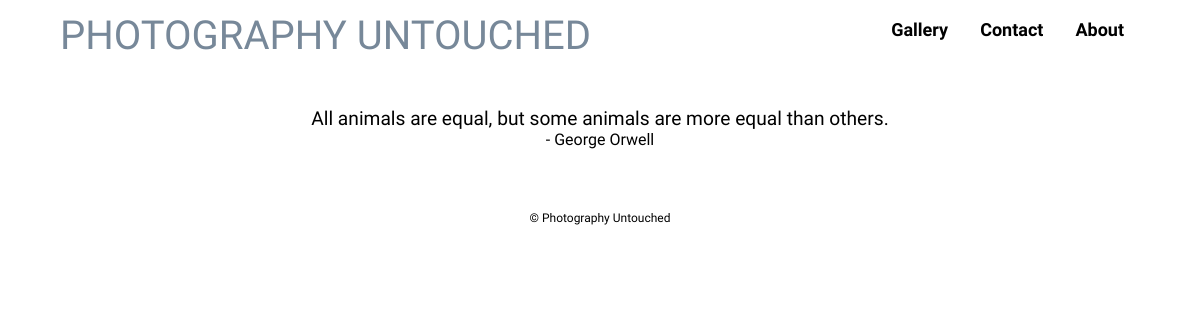
Page /animals/ on the earlier database version.
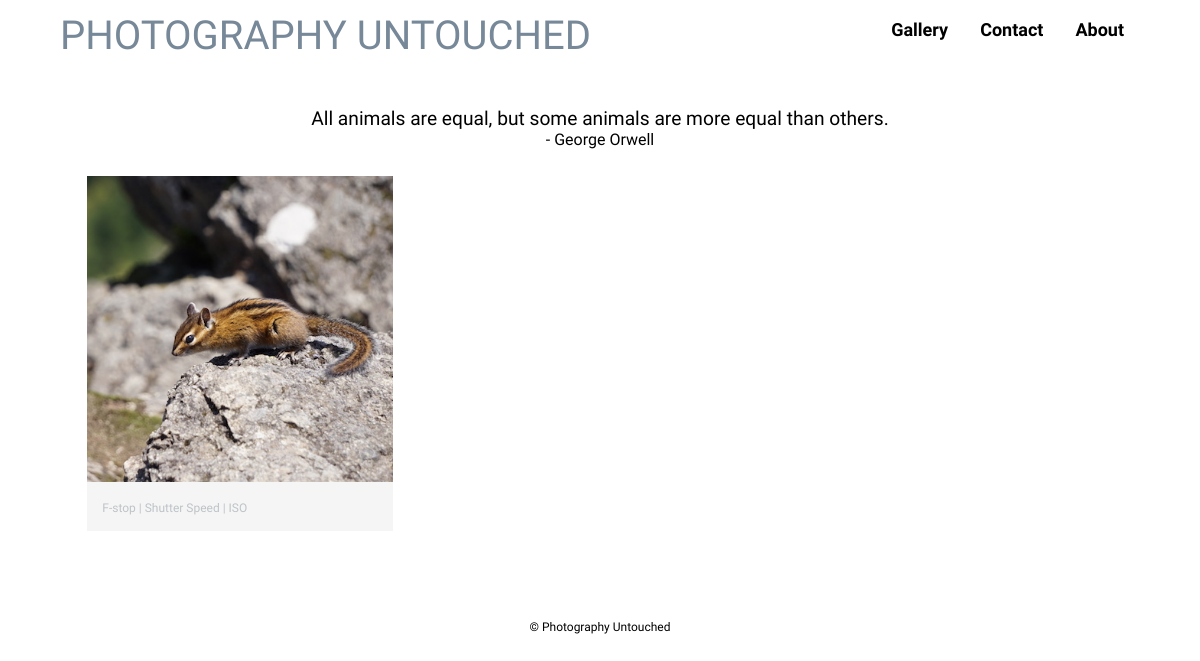
Same page on the later database version.
### photos/models.py (models this page shows, shortened)
class Photo(models.Model):
    title = models.CharField(max_length=200)
    width = models.IntegerField(default=400)
    height = models.IntegerField(default=400)
    image = models.ImageField(null=False, blank=False, width_field="width", height_field="height")
    description = models.CharField(max_length=400, default='F-stop | Shutter Speed | ISO')
    category = models.CharField(max_length=1, default='', blank=False, choices=categories)
    location = models.CharField(max_length=200, default='')
    city = models.CharField(max_length=200, default='')
    timestamp = models.DateTimeField(auto_now_add=True, auto_now=False)
    class Meta:
        ordering = ["timestamp"]

### photos/views.py (the view)
# urls.py: url(r'^animals/', animals, name='animals')
def animals(request):
    queryset = Photo.objects.filter(category='A')
    context = {
        "photos": queryset,
    }
    return render(request, "animals.html", context)

### photography_untouched/templates/animals.html (shortened to what this page needs)
{% extends "base.html" %}
{% block content %}
      <header>
        <a href="{% url 'index' %}" id="logo">
          <h1 class = "title">PHOTOGRAPHY UNTOUCHED</h1>
        </a>
        <nav>
          <ul>
            <li><a href="{% url 'about' %}">About</a></li>
            <li><a href="{% url 'contact' %}">Contact</a></li>
            <li class="dropdown"><a href="{% url 'gallery' %}" class="dropbtn">Gallery</a>
            </li>
          </ul>
        </nav>
      </header>
      <div class="container">
          <q class="quote">All animals are equal, but some animals are more equal than others.</q><br><p class ="quoter">- George Orwell</p>
          <ul id="gallery">
            {% for photo in photos %}
            {% if photo.image %}
            <li><img src='{{ photo.image.url }}'>
            <p>{{ photo.description }}</p></li>
            {% endif %}
            {% endfor %}
          </ul>
      </div>
{% endblock %}

### photography_untouched/templates/base.html (shortened to what this page needs)
{% load staticfiles %}
<!doctype html>
<html>
  <head>
    <link rel="stylesheet" href="{% static 'photos/style.css' %}">
  </head>
  <body>
    {% block content %}
    {% endblock content %}
  </body>
  <footer>
    <p>&#169; Photography Untouched</p>
  </footer>
</html>

### photography_untouched/static/photos/style.css (style rules this page uses)
article, aside, details, figcaption, figure, footer, header, hgroup, main, nav, section, summary { display: block; }
html { font-size: 100%; -webkit-text-size-adjust: 100%; -ms-text-size-adjust: 100%; }
html, button, input, select, textarea { font-family: sans-serif; }
body { margin: 0; }
h1 { font-size: 2em; margin: 0.67em 0; }
p, pre { margin: 1em 0; }
q { quotes: none; }
q:before, q:after { content: ''; content: none; }
dl, menu, ol, ul { margin: 1em 0; }
menu, ol, ul { padding: 0 0 0 40px; }
nav ul, nav ol { list-style: none; list-style-image: none; }
img { border: 0; -ms-interpolation-mode: bicubic; }
.container { max-width: 1400px; margin: 0 auto; padding: 0 5%; }
a { text-decoration: none; }
header { float: left; margin: 0 0 30px 0; padding: 5px 0 0 0; width: 100%; }
#logo { text-align: center; margin: 0; }
h1 { font-family: 'Quicksand', sans-serif; margin: 15px 0; font-size: 1.75em; font-weight: normal; line-height: 0.8em; color: #778899; }
nav ul { list-style-type: none; margin: 0; padding: 0; overflow: hidden; }
nav li { float: right; }
nav li a, .dropbtn { display: inline-block; color: black; text-align: center; padding: 14px 16px; text-decoration: none; font-weight: 600; }
nav li.dropdown { display: inline-block; }
body { font-family: 'Anaheim', sans-serif; color: #000; background-color: #fff; }
q.quote { width: 100%; display: inline-block; padding-top: 10px; font-family: 'IM Fell Great Primer', serif; font-size: 1.2em; text-align: center; }
.quoter { text-align:center; margin: 0; }
img { max-width: 100%; }
#gallery { margin: 0; padding: 0; list-style: none; }
#gallery li { float: left; width: 45%; margin: 2.5%; background-color: #f5f5f5; color: #bdc3c7; }
#gallery li p { margin: 0; padding: 5%; font-size: 0.75em; color: #bdc3c7 }
footer { font-size: 0.75em; text-align: center; clear: both; padding-top: 50px; }
@media screen and (min-width: 480px) { #gallery li { width: 28.3333%; } }
@media screen and (min-width: 660px) { nav { float: right; font-size: 1.125em; margin-right: 5%; text-align: right; width: 45%; } }
@media screen and (min-width: 660px) { #logo { float: left; margin-left: 5%; text-align: left; width: 45%; } }
@media screen and (min-width: 660px) { h1 { font-size: 2.5em; } }

Differences in the rows shown:
added Photo: image (picture), description "F-stop | Shutter Speed | ISO"
